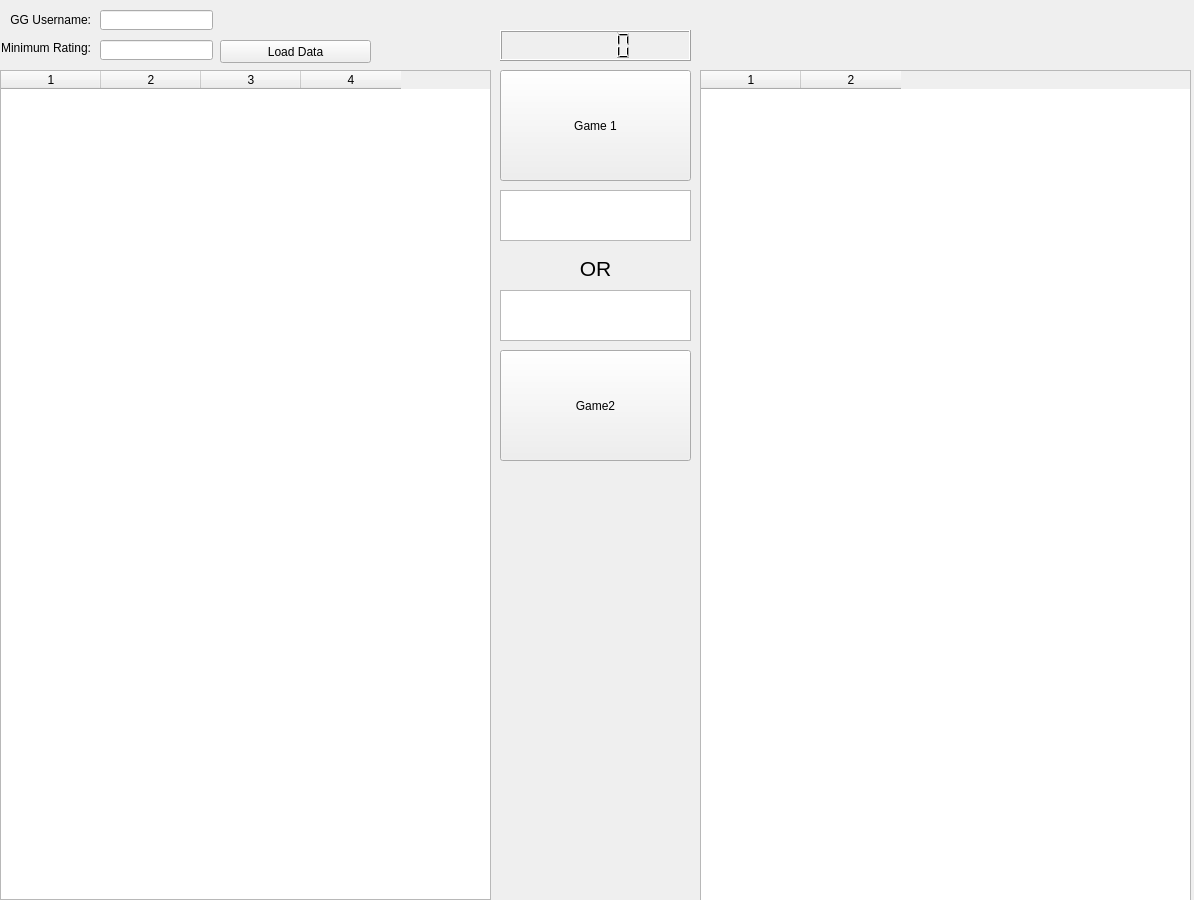
<?xml version="1.0" encoding="UTF-8"?>
<ui version="4.0">
 <class>GameRanker</class>
 <widget class="QMainWindow" name="GameRanker">
  <property name="geometry">
   <rect>
    <x>0</x>
    <y>0</y>
    <width>1194</width>
    <height>900</height>
   </rect>
  </property>
  <property name="windowTitle">
   <string>MainWindow</string>
  </property>
  <widget class="QWidget" name="centralwidget">
   <widget class="QPushButton" name="btnLoadData">
    <property name="geometry">
     <rect>
      <x>220</x>
      <y>40</y>
      <width>151</width>
      <height>23</height>
     </rect>
    </property>
    <property name="text">
     <string>Load Data</string>
    </property>
   </widget>
   <widget class="QPushButton" name="btnGame1">
    <property name="geometry">
     <rect>
      <x>500</x>
      <y>70</y>
      <width>191</width>
      <height>111</height>
     </rect>
    </property>
    <property name="text">
     <string>Game 1</string>
    </property>
   </widget>
   <widget class="QLineEdit" name="leUsername">
    <property name="geometry">
     <rect>
      <x>100</x>
      <y>10</y>
      <width>113</width>
      <height>20</height>
     </rect>
    </property>
    <property name="text">
     <string/>
    </property>
   </widget>
   <widget class="QLabel" name="label">
    <property name="geometry">
     <rect>
      <x>10</x>
      <y>10</y>
      <width>81</width>
      <height>20</height>
     </rect>
    </property>
    <property name="text">
     <string>BGG Username:</string>
    </property>
    <property name="alignment">
     <set>Qt::AlignRight|Qt::AlignTrailing|Qt::AlignVCenter</set>
    </property>
   </widget>
   <widget class="QLabel" name="label_2">
    <property name="geometry">
     <rect>
      <x>0</x>
      <y>40</y>
      <width>91</width>
      <height>16</height>
     </rect>
    </property>
    <property name="text">
     <string>Minimum Rating:</string>
    </property>
    <property name="alignment">
     <set>Qt::AlignRight|Qt::AlignTrailing|Qt::AlignVCenter</set>
    </property>
   </widget>
   <widget class="QLineEdit" name="leMinRating">
    <property name="geometry">
     <rect>
      <x>100</x>
      <y>40</y>
      <width>113</width>
      <height>20</height>
     </rect>
    </property>
   </widget>
   <widget class="QPushButton" name="btnGame2">
    <property name="geometry">
     <rect>
      <x>500</x>
      <y>350</y>
      <width>191</width>
      <height>111</height>
     </rect>
    </property>
    <property name="text">
     <string>Game2</string>
    </property>
   </widget>
   <widget class="QLabel" name="label_3">
    <property name="geometry">
     <rect>
      <x>550</x>
      <y>260</y>
      <width>91</width>
      <height>16</height>
     </rect>
    </property>
    <property name="font">
     <font>
      <pointsize>16</pointsize>
     </font>
    </property>
    <property name="text">
     <string>OR</string>
    </property>
    <property name="alignment">
     <set>Qt::AlignCenter</set>
    </property>
   </widget>
   <widget class="QLCDNumber" name="lcdCollection">
    <property name="geometry">
     <rect>
      <x>500</x>
      <y>30</y>
      <width>191</width>
      <height>31</height>
     </rect>
    </property>
   </widget>
   <widget class="QTableWidget" name="taCollection">
    <property name="geometry">
     <rect>
      <x>0</x>
      <y>70</y>
      <width>491</width>
      <height>830</height>
     </rect>
    </property>
    <property name="columnCount">
     <number>4</number>
    </property>
    <attribute name="verticalHeaderVisible">
     <bool>false</bool>
    </attribute>
    <column/>
    <column/>
    <column/>
    <column/>
   </widget>
   <widget class="QTableWidget" name="taTop">
    <property name="geometry">
     <rect>
      <x>700</x>
      <y>70</y>
      <width>491</width>
      <height>831</height>
     </rect>
    </property>
    <property name="columnCount">
     <number>2</number>
    </property>
    <column/>
    <column/>
   </widget>
   <widget class="QPlainTextEdit" name="txtGame1">
    <property name="geometry">
     <rect>
      <x>500</x>
      <y>190</y>
      <width>191</width>
      <height>51</height>
     </rect>
    </property>
    <property name="plainText">
     <string/>
    </property>
   </widget>
   <widget class="QPlainTextEdit" name="txtGame2">
    <property name="geometry">
     <rect>
      <x>500</x>
      <y>290</y>
      <width>191</width>
      <height>51</height>
     </rect>
    </property>
    <property name="plainText">
     <string/>
    </property>
   </widget>
  </widget>
 </widget>
 <tabstops>
  <tabstop>leUsername</tabstop>
  <tabstop>leMinRating</tabstop>
  <tabstop>btnLoadData</tabstop>
  <tabstop>btnGame1</tabstop>
  <tabstop>btnGame2</tabstop>
 </tabstops>
 <resources/>
 <connections/>
</ui>
